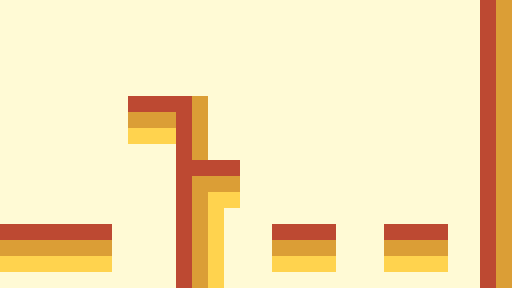

Rendered tile map (Tiled .tmx) drawn with the repository's tilesets; below, a short description and the map source with its tile grids summarised:
An orthogonal 32x18 tile map with 16x16 px tiles, 2 tile layers (Background, Foreground) and 1 object (Goal).

<map version="1.0" orientation="orthogonal" width="32" height="18" tilewidth="16" tileheight="16">
 <tileset firstgid="1" name="world" tilewidth="16" tileheight="16">
  <image source="world.png" width="80" height="48" />
 </tileset>
 <layer name="Background" width="32" height="18">
  <data>[576 cells, 576 non-empty, 1 distinct tile ids]</data>
 </layer>
 <layer name="Foreground" width="32" height="18">
  <data>[576 cells, 125 non-empty, 3 distinct tile ids]</data>
 </layer>
 <objectgroup name="Objects" width="32" height="18">
  <object name="Goal" x="16" y="192" width="32" height="32" />
 </objectgroup>
</map>